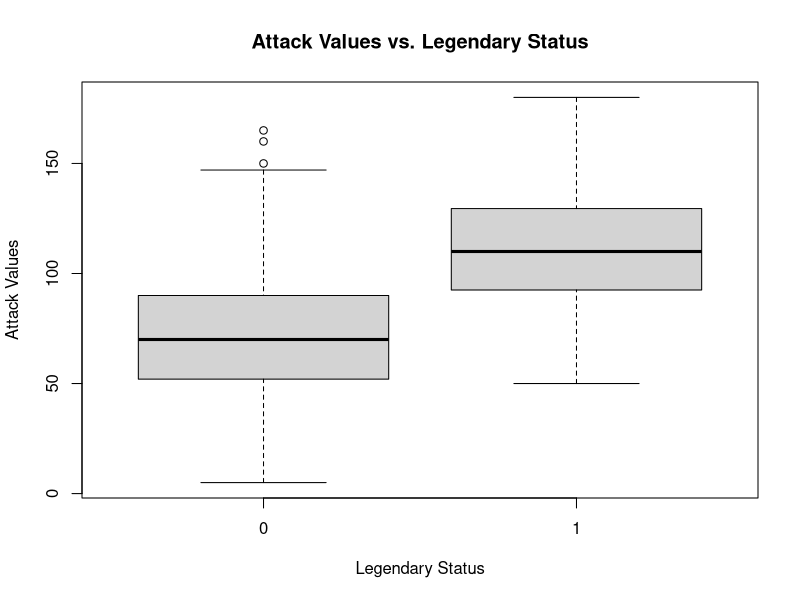
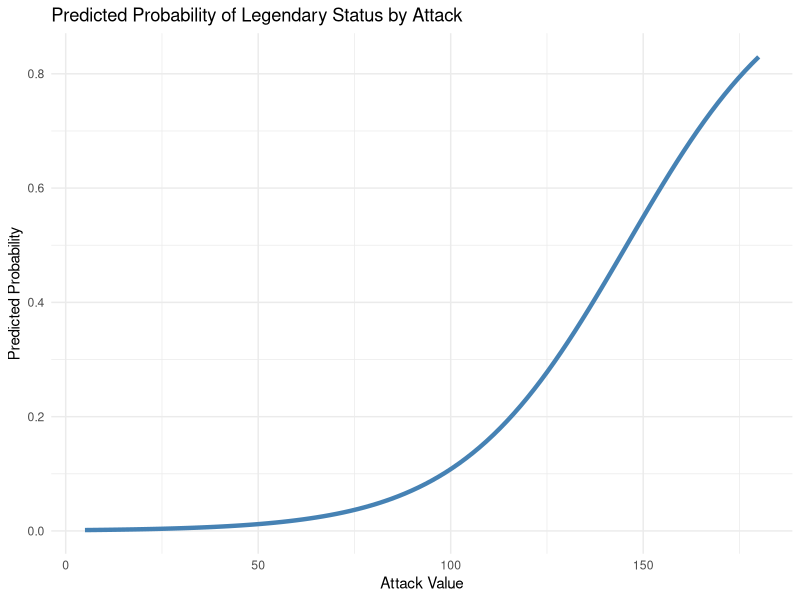
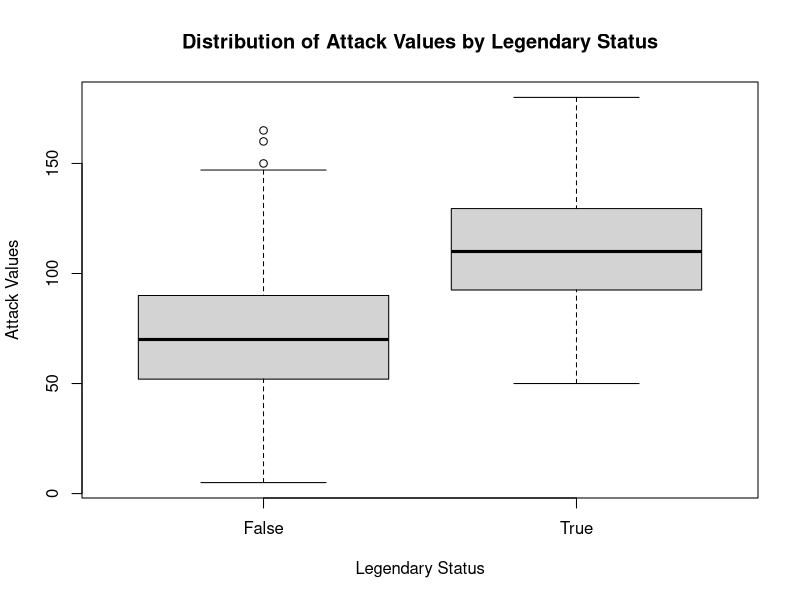

The R source for these figures, in order:
## ---- chunk 1
        pkmn <- read.csv("Pokemon.csv") 
        # needed to ensure that our model works with the CSV file, otherwise bugs
        pkmn$Legendary <- ifelse(trimws(pkmn$Legendary) == "True", 1, 0)
        head(pkmn, 5)
## ---- chunk 2
library(dplyr)

pkmn %>%
  group_by(Legendary) %>%
  summarise(
    count = n(),
    mean_attack = mean(Attack),
    sd_attack = sd(Attack),
    min_attack = min(Attack),
    max_attack = max(Attack)
  )
## ---- chunk 3
boxplot(Attack ~ Legendary, data = pkmn,
        main = "Attack Values vs. Legendary Status",
        ylab = "Attack Values",
        xlab = "Legendary Status")
## ---- chunk 4
model <- glm(Legendary ~ Attack, data = pkmn, family = "binomial")
summary(model)
exp(coef(model))
## ---- chunk 5
library(ggplot2)

# creating attack data frame
attack_seq <- data.frame(Attack = seq(min(pkmn$Attack), max(pkmn$Attack), length.out = 100))

attack_seq$pred_prob <- predict(model, newdata = attack_seq, type = "response") # predicted probability

# create curve
ggplot(attack_seq, aes(x = Attack, y = pred_prob)) +
  geom_line(color = "steelblue", linewidth = 1.5) +
  labs(
    title = "Predicted Probability of Legendary Status by Attack",
    x = "Attack Value",
    y = "Predicted Probability"
  ) +
  theme_minimal()
## ---- chunk 6
    #packages used
    library(dplyr)

    #loading data
    pokemon <- read.csv("Pokemon.csv")
    View(pokemon)

    head(pokemon,5)

    #descriptive table
    summary_table <- pokemon %>%
      group_by(Legendary) %>%
      summarise(
        N = n(),
        Mean.Attack = mean(Attack),
        SD.Attack = sd(Attack),
        Min.Attack = min(Attack),
        Max.Attack = max(Attack)
      )
    summary_table

    #boxplot_figure 1
    boxplot(Attack ~ Legendary, data = pokemon,
            main = "Distribution of Attack Values by Legendary Status",
            ylab = "Attack Values",
            xlab = "Legendary Status")

